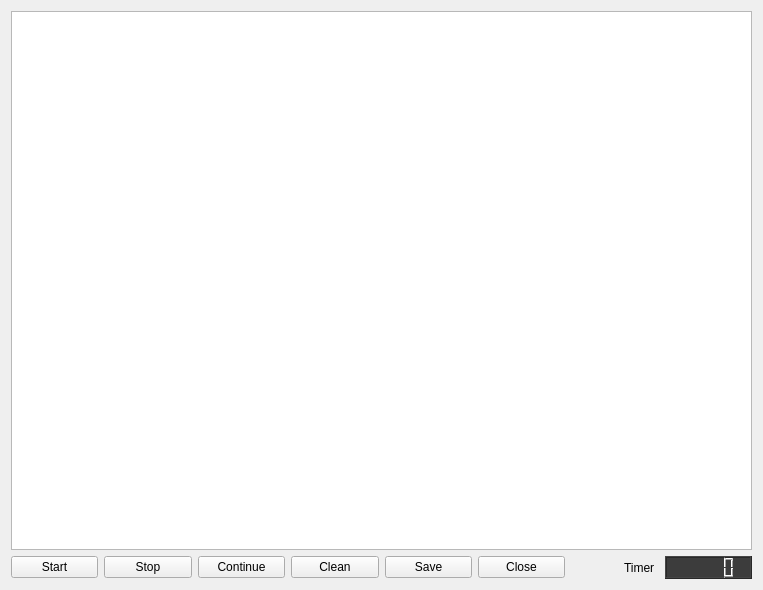
<?xml version="1.0" encoding="UTF-8"?>
<ui version="4.0">
 <class>Crawler</class>
 <widget class="QWidget" name="Crawler">
  <property name="geometry">
   <rect>
    <x>0</x>
    <y>0</y>
    <width>763</width>
    <height>590</height>
   </rect>
  </property>
  <property name="windowTitle">
   <string>Form</string>
  </property>
  <layout class="QGridLayout" name="gridLayout">
   <item row="0" column="0" colspan="8">
    <widget class="QTextBrowser" name="textBrowser">
     <property name="baseSize">
      <size>
       <width>900</width>
       <height>600</height>
      </size>
     </property>
    </widget>
   </item>
   <item row="1" column="0">
    <widget class="QPushButton" name="start_btn">
     <property name="text">
      <string>Start</string>
     </property>
    </widget>
   </item>
   <item row="1" column="1">
    <widget class="QPushButton" name="stop_btn">
     <property name="text">
      <string>Stop</string>
     </property>
    </widget>
   </item>
   <item row="1" column="2">
    <widget class="QPushButton" name="continue_btn">
     <property name="text">
      <string>Continue</string>
     </property>
    </widget>
   </item>
   <item row="1" column="3">
    <widget class="QPushButton" name="clean_btn">
     <property name="text">
      <string>Clean</string>
     </property>
    </widget>
   </item>
   <item row="1" column="4">
    <widget class="QPushButton" name="save_btn">
     <property name="text">
      <string>Save</string>
     </property>
    </widget>
   </item>
   <item row="1" column="5">
    <widget class="QPushButton" name="save_btn_2">
     <property name="text">
      <string>Close</string>
     </property>
    </widget>
   </item>
   <item row="1" column="6">
    <widget class="QLabel" name="timer_laber">
     <property name="maximumSize">
      <size>
       <width>200</width>
       <height>100</height>
      </size>
     </property>
     <property name="text">
      <string>                Timer</string>
     </property>
    </widget>
   </item>
   <item row="1" column="7">
    <widget class="QLCDNumber" name="lcdNumber">
     <property name="styleSheet">
      <string notr="true">background-color: rgb(60, 60, 60);</string>
     </property>
    </widget>
   </item>
  </layout>
 </widget>
 <resources/>
 <connections>
  <connection>
   <sender>start_btn</sender>
   <signal>clicked()</signal>
   <receiver>Crawler</receiver>
   <slot>start_crawl()</slot>
   <hints>
    <hint type="sourcelabel">
     <x>32</x>
     <y>567</y>
    </hint>
    <hint type="destinationlabel">
     <x>6</x>
     <y>555</y>
    </hint>
   </hints>
  </connection>
  <connection>
   <sender>stop_btn</sender>
   <signal>clicked()</signal>
   <receiver>Crawler</receiver>
   <slot>stop_crawl()</slot>
   <hints>
    <hint type="sourcelabel">
     <x>184</x>
     <y>572</y>
    </hint>
    <hint type="destinationlabel">
     <x>249</x>
     <y>589</y>
    </hint>
   </hints>
  </connection>
  <connection>
   <sender>clean_btn</sender>
   <signal>clicked()</signal>
   <receiver>Crawler</receiver>
   <slot>clean_text()</slot>
   <hints>
    <hint type="sourcelabel">
     <x>407</x>
     <y>583</y>
    </hint>
    <hint type="destinationlabel">
     <x>367</x>
     <y>587</y>
    </hint>
   </hints>
  </connection>
  <connection>
   <sender>save_btn</sender>
   <signal>clicked()</signal>
   <receiver>Crawler</receiver>
   <slot>save()</slot>
   <hints>
    <hint type="sourcelabel">
     <x>477</x>
     <y>571</y>
    </hint>
    <hint type="destinationlabel">
     <x>518</x>
     <y>587</y>
    </hint>
   </hints>
  </connection>
  <connection>
   <sender>continue_btn</sender>
   <signal>clicked()</signal>
   <receiver>Crawler</receiver>
   <slot>continue_crawl()</slot>
   <hints>
    <hint type="sourcelabel">
     <x>260</x>
     <y>564</y>
    </hint>
    <hint type="destinationlabel">
     <x>201</x>
     <y>572</y>
    </hint>
   </hints>
  </connection>
 </connections>
 <slots>
  <slot>start_crawl()</slot>
  <slot>stop_crawl()</slot>
  <slot>clean_text()</slot>
  <slot>save()</slot>
  <slot>continue_crawl()</slot>
 </slots>
</ui>
